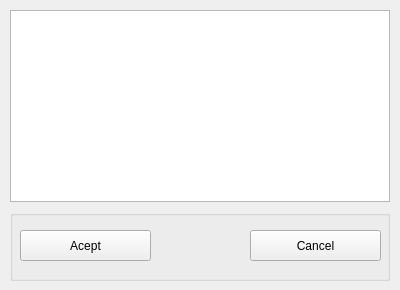
<?xml version="1.0" encoding="UTF-8"?>
<ui version="4.0">
 <class>FrmFilters</class>
 <widget class="QWidget" name="FrmFilters">
  <property name="geometry">
   <rect>
    <x>0</x>
    <y>0</y>
    <width>400</width>
    <height>290</height>
   </rect>
  </property>
  <property name="windowTitle">
   <string>Custom Filters</string>
  </property>
  <widget class="QGroupBox" name="groupBox">
   <property name="geometry">
    <rect>
     <x>10</x>
     <y>210</y>
     <width>380</width>
     <height>71</height>
    </rect>
   </property>
   <property name="title">
    <string/>
   </property>
   <widget class="QPushButton" name="BtnAcept">
    <property name="geometry">
     <rect>
      <x>10</x>
      <y>20</y>
      <width>131</width>
      <height>31</height>
     </rect>
    </property>
    <property name="text">
     <string>Acept</string>
    </property>
   </widget>
   <widget class="QPushButton" name="BtnCancel">
    <property name="geometry">
     <rect>
      <x>240</x>
      <y>20</y>
      <width>131</width>
      <height>31</height>
     </rect>
    </property>
    <property name="text">
     <string>Cancel</string>
    </property>
   </widget>
  </widget>
  <widget class="QTreeWidget" name="treeWidget">
   <property name="geometry">
    <rect>
     <x>10</x>
     <y>10</y>
     <width>380</width>
     <height>192</height>
    </rect>
   </property>
   <property name="font">
    <font>
     <family>Microsoft Sans Serif</family>
     <pointsize>10</pointsize>
    </font>
   </property>
   <property name="lineWidth">
    <number>1</number>
   </property>
   <attribute name="headerVisible">
    <bool>false</bool>
   </attribute>
  </widget>
 </widget>
 <resources/>
 <connections/>
</ui>
